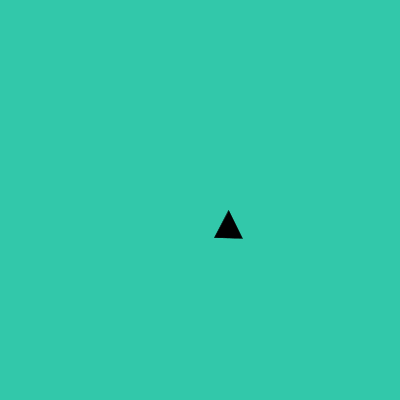
Frame 1 (no input)
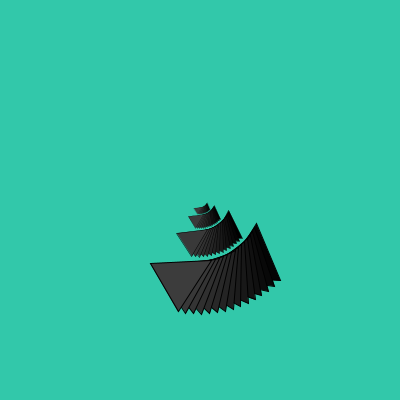
Frame 60 (the mouse pressed at the canvas centre just before this capture)
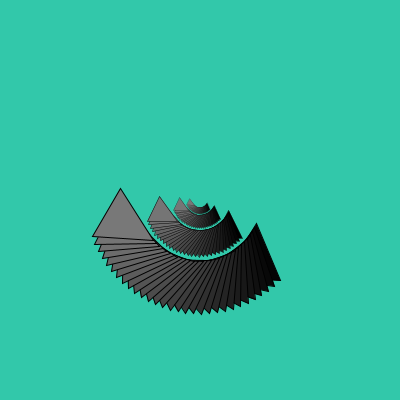
Frame 120 (the mouse held since frame 60 and released just before this capture)

The Processing sketch that drew these frames (run headless with seeded random() and noise(); from frame 60 on, the mouse is pressed at the canvas centre):

// Processing sketch: processing_85102
// ── processing_85102.pde

float dim;
void setup() {
  size(400,400);
  background(50,200,170);
  fill(40,200,500);
  dim=0.5;
}
 
void draw() {
  
  translate(width/2,height/2);
  rotate(radians(frameCount % 360));
  //rotate(radians(frameCount60));
  //rotate(radians(30));
  //translate(frameCount0,frameCount0);
  scale(dim);
  dim = dim *0.5;
  if (dim<0.1) dim=1;
  fill(frameCount % 400,frameCount % 400,frameCount % 300);
  //fill(frameCount@400,frameCount@0, frameCount00);
  triangle(30,75,58,20,86,75);
}
